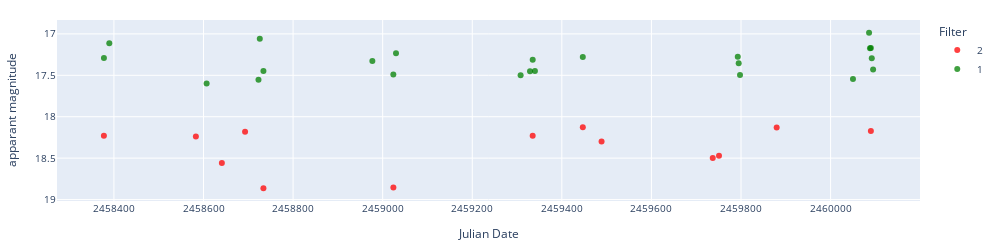
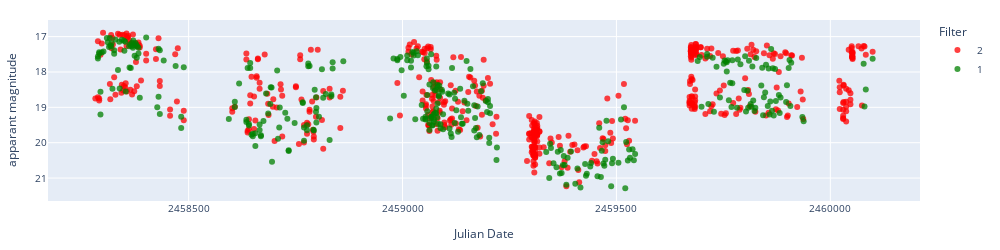
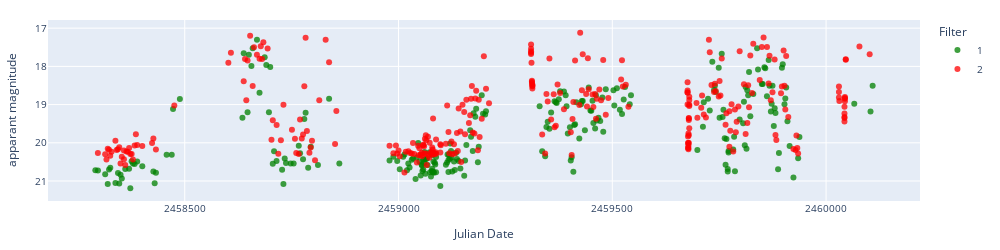
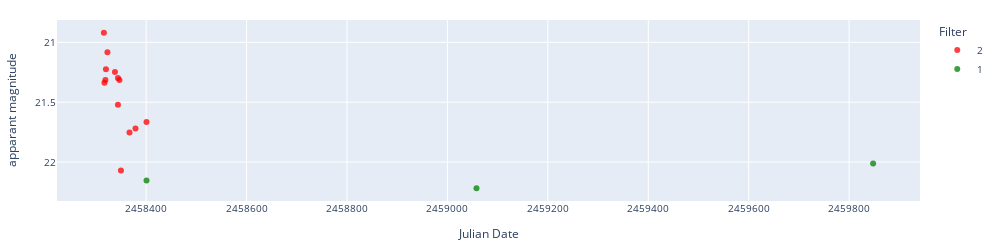

Write notebook code for charts like these, in order.
### Markdown cell above
### Display light curves

### Code cell
# Display light curves
predicted_class = 'polar'
objectlist = alerts_df_preds[alerts_df_preds['predicted_class']==predicted_class]['objectId'].to_list()
# objectlist = alerts_df_preds['objectId'].to_list()

for object in objectlist[0:40]:
    ra = alerts_df_preds[alerts_df_preds['objectId']==object]['ra'].values[0]
    dec = alerts_df_preds[alerts_df_preds['objectId']==object]['dec'].values[0]
    c = SkyCoord(ra=ra*u.degree, dec=dec*u.degree, frame='icrs')
    pos = c.to_string('hmsdms', sep=':')
    prediction = alerts_df_preds[alerts_df_preds["objectId"]==object]["predicted_class"].values[0]
    print('',object, f'position_deg: {ra} {dec}', 
          f'position_hms_dms: {pos}',
          "~~~~~~~~~~~~~~~~~~~~~",
          f'sherlock_class: {alerts_df_preds[alerts_df_preds["objectId"]==object]["classification"].values[0]}',
          f'gminusr mean: {alerts_df_preds[alerts_df_preds["objectId"]==object]["clr_mean"].mean()}',
          f'gminusr: {alerts_df_preds[alerts_df_preds["objectId"]==object]["g_minus_r"].values[0]}',
          f'brightening_g: {alerts_df_preds[alerts_df_preds["objectId"]==object]["brightening_g"].values[0]}',
          f'brightening_r: {alerts_df_preds[alerts_df_preds["objectId"]==object]["brightening_r"].values[0]}',
          f'dmdt_g: {alerts_df_preds[alerts_df_preds["objectId"]==object]["dmdt_g"].values[0]}',
          f'dmdt_r: {alerts_df_preds[alerts_df_preds["objectId"]==object]["dmdt_r"].values[0]}',
          "~~~~~~~~~~~~~~~~~~~~~",
          f'aavso_name: {alerts_df_preds[alerts_df_preds["objectId"]==object]["Name"].values[0]}',
          f'aavso_type: {alerts_df_preds[alerts_df_preds["objectId"]==object]["Type"].values[0]}',
          f'manual_label: {alerts_df_preds[alerts_df_preds["objectId"]==object]["manual_label"].values[0]}',
          "~~~~~~~~~~~~~~~~~~~~~",
          f'prediction: {prediction}',
          f'prediction_probability: {alerts_df_preds[alerts_df_preds["objectId"]==object][f"prob_{prediction}"].values[0]}',
          sep='\n')
    lc_lasair = load_lasair_lc(object, path=f'../lightcurves_alerts/')
    lc_lasair_appmag = lasair_clean(lc_lasair, limit=25, magerrlim=1)

    display_lightcurve(lc_df=lc_lasair_appmag, x='jd', y='dc_mag')

### Figure 1 — Plotly figure (JSON) as saved in the notebook; plotly's stock layout.template omitted (floating-point values rounded to 4 significant figures)
{"data": [{"hovertemplate": "Filter=2<br>Julian Date=%{x}<br>apparant magnitude=%{y}<extra></extra>", "legendgroup": "2", "marker": {"color": "red", "opacity": 0.75, "symbol": "circle"}, "mode": "markers", "name": "2", "orientation": "v", "showlegend": true, "type": "scatter", "x": [2458000.0, 2459000.0, 2459000.0, 2459000.0, 2459000.0, 2459000.0, 2459000.0, 2459000.0, 2459000.0, 2460000.0, 2460000.0, 2460000.0, 2460000.0], "xaxis": "x", "y": [18.23, 18.24, 18.56, 18.18, 18.86, 18.85, 18.23, 18.13, 18.3, 18.5, 18.47, 18.13, 18.17], "yaxis": "y"}, {"hovertemplate": "Filter=1<br>Julian Date=%{x}<br>apparant magnitude=%{y}<extra></extra>", "legendgroup": "1", "marker": {"color": "green", "opacity": 0.75, "symbol": "circle"}, "mode": "markers", "name": "1", "orientation": "v", "showlegend": true, "type": "scatter", "x": [2458000.0, 2458000.0, 2459000.0, 2459000.0, 2459000.0, 2459000.0, 2459000.0, 2459000.0, 2459000.0, 2459000.0, 2459000.0, 2459000.0, 2459000.0, 2459000.0, 2460000.0, 2460000.0, 2460000.0, 2460000.0, 2460000.0, 2460000.0, 2460000.0, 2460000.0, 2460000.0], "xaxis": "x", "y": [17.29, 17.11, 17.6, 17.55, 17.06, 17.45, 17.33, 17.49, 17.23, 17.5, 17.45, 17.31, 17.45, 17.28, 17.28, 17.35, 17.5, 17.54, 16.99, 17.17, 17.17, 17.3, 17.43], "yaxis": "y"}], "layout": {"font": {"size": 10}, "height": 250, "legend": {"title": {"text": "Filter"}, "tracegroupgap": 0}, "margin": {"b": 20, "l": 20, "r": 20, "t": 20}, "width": 1000, "xaxis": {"anchor": "y", "domain": [0, 1], "tickformat": "float", "title": {"text": "Julian Date"}}, "yaxis": {"anchor": "x", "autorange": "reversed", "domain": [0, 1], "title": {"text": "apparant magnitude"}}}}

### Figure 2 — Plotly figure (JSON) as saved in the notebook; plotly's stock layout.template omitted (floating-point values rounded to 4 significant figures; data arrays with more than 128 entries replaced by an {"elided": "..."} marker saying what was removed)
{"data": [{"hovertemplate": "Filter=2<br>Julian Date=%{x}<br>apparant magnitude=%{y}<extra></extra>", "legendgroup": "2", "marker": {"color": "red", "opacity": 0.75, "symbol": "circle"}, "mode": "markers", "name": "2", "orientation": "v", "showlegend": true, "type": "scatter", "x": {"elided": "492 float values"}, "xaxis": "x", "y": {"elided": "492 float values"}, "yaxis": "y"}, {"hovertemplate": "Filter=1<br>Julian Date=%{x}<br>apparant magnitude=%{y}<extra></extra>", "legendgroup": "1", "marker": {"color": "green", "opacity": 0.75, "symbol": "circle"}, "mode": "markers", "name": "1", "orientation": "v", "showlegend": true, "type": "scatter", "x": {"elided": "336 float values"}, "xaxis": "x", "y": {"elided": "336 float values"}, "yaxis": "y"}], "layout": {"font": {"size": 10}, "height": 250, "legend": {"title": {"text": "Filter"}, "tracegroupgap": 0}, "margin": {"b": 20, "l": 20, "r": 20, "t": 20}, "width": 1000, "xaxis": {"anchor": "y", "domain": [0, 1], "tickformat": "float", "title": {"text": "Julian Date"}}, "yaxis": {"anchor": "x", "autorange": "reversed", "domain": [0, 1], "title": {"text": "apparant magnitude"}}}}

### Figure 3 — Plotly figure (JSON) as saved in the notebook; plotly's stock layout.template omitted (floating-point values rounded to 4 significant figures; data arrays with more than 128 entries replaced by an {"elided": "..."} marker saying what was removed)
{"data": [{"hovertemplate": "Filter=1<br>Julian Date=%{x}<br>apparant magnitude=%{y}<extra></extra>", "legendgroup": "1", "marker": {"color": "green", "opacity": 0.75, "symbol": "circle"}, "mode": "markers", "name": "1", "orientation": "v", "showlegend": true, "type": "scatter", "x": {"elided": "247 float values"}, "xaxis": "x", "y": {"elided": "247 float values"}, "yaxis": "y"}, {"hovertemplate": "Filter=2<br>Julian Date=%{x}<br>apparant magnitude=%{y}<extra></extra>", "legendgroup": "2", "marker": {"color": "red", "opacity": 0.75, "symbol": "circle"}, "mode": "markers", "name": "2", "orientation": "v", "showlegend": true, "type": "scatter", "x": {"elided": "303 float values"}, "xaxis": "x", "y": {"elided": "303 float values"}, "yaxis": "y"}], "layout": {"font": {"size": 10}, "height": 250, "legend": {"title": {"text": "Filter"}, "tracegroupgap": 0}, "margin": {"b": 20, "l": 20, "r": 20, "t": 20}, "width": 1000, "xaxis": {"anchor": "y", "domain": [0, 1], "tickformat": "float", "title": {"text": "Julian Date"}}, "yaxis": {"anchor": "x", "autorange": "reversed", "domain": [0, 1], "title": {"text": "apparant magnitude"}}}}

### Figure 4 — Plotly figure (JSON) as saved in the notebook; plotly's stock layout.template omitted (floating-point values rounded to 4 significant figures)
{"data": [{"hovertemplate": "Filter=2<br>Julian Date=%{x}<br>apparant magnitude=%{y}<extra></extra>", "legendgroup": "2", "marker": {"color": "red", "opacity": 0.75, "symbol": "circle"}, "mode": "markers", "name": "2", "orientation": "v", "showlegend": true, "type": "scatter", "x": [2458000.0, 2458000.0, 2458000.0, 2458000.0, 2458000.0, 2458000.0, 2458000.0, 2458000.0, 2458000.0, 2458000.0, 2458000.0, 2458000.0, 2458000.0], "xaxis": "x", "y": [20.92, 21.34, 21.31, 21.22, 21.08, 21.25, 21.52, 21.3, 21.32, 22.07, 21.75, 21.72, 21.67], "yaxis": "y"}, {"hovertemplate": "Filter=1<br>Julian Date=%{x}<br>apparant magnitude=%{y}<extra></extra>", "legendgroup": "1", "marker": {"color": "green", "opacity": 0.75, "symbol": "circle"}, "mode": "markers", "name": "1", "orientation": "v", "showlegend": true, "type": "scatter", "x": [2458000.0, 2459000.0, 2460000.0], "xaxis": "x", "y": [22.15, 22.22, 22.01], "yaxis": "y"}], "layout": {"font": {"size": 10}, "height": 250, "legend": {"title": {"text": "Filter"}, "tracegroupgap": 0}, "margin": {"b": 20, "l": 20, "r": 20, "t": 20}, "width": 1000, "xaxis": {"anchor": "y", "domain": [0, 1], "tickformat": "float", "title": {"text": "Julian Date"}}, "yaxis": {"anchor": "x", "autorange": "reversed", "domain": [0, 1], "title": {"text": "apparant magnitude"}}}}
